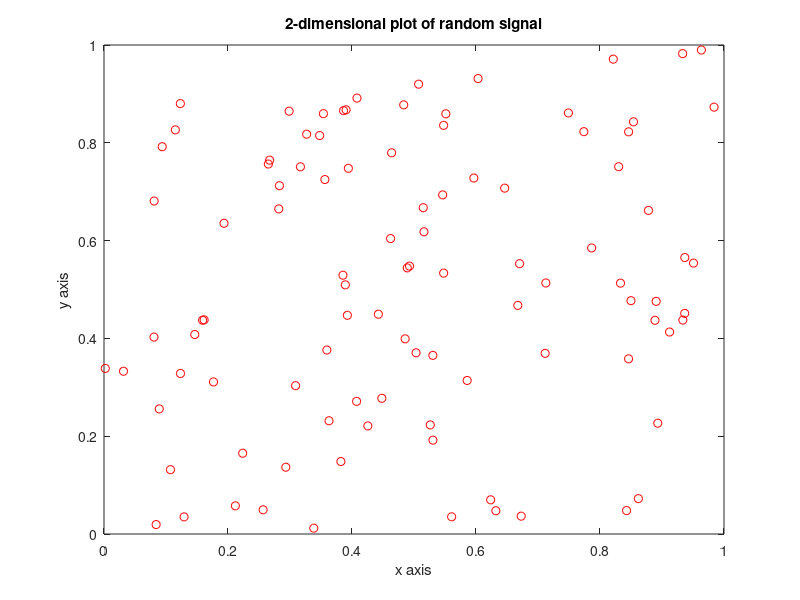

Recreate this plot in MATLAB.
% 2-dimensional random signal generation

clear all; 
close all;

x=rand(100,1); y=rand(100,1);
disp(x)
plot(x,y,'ro')
title('2-dimensional plot of random signal')
xlabel('x axis'); ylabel('y axis') ;
saveas(gcf,'graphs/2dim.jpg')